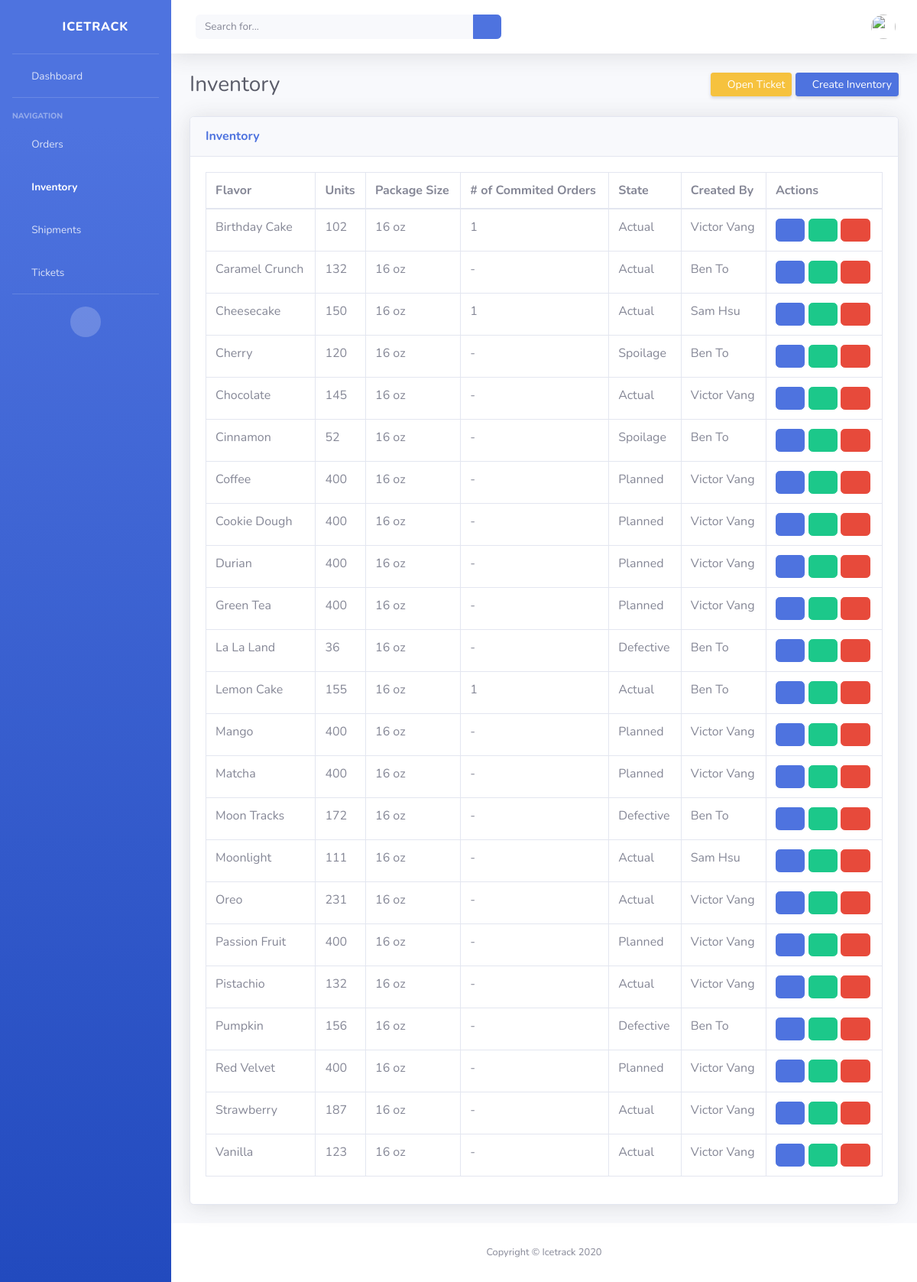
Screenshot of /inventory/ with the database file from the repository.
### icetrack/models.py (models this page shows, shortened)
class Inventory(models.Model):
    STATE_CHOICES = [
        ('Actual', 'Actual'),
        ('Planned', 'Planned'),
        ('Spoilage', 'Spoilage'),
        ('Defective', 'Defective'),
    ]
    item_name = models.CharField(max_length=50, null=True)
    quantity = models.IntegerField(default='0', blank=True, null=True)
    package_size = models.IntegerField(default='0', blank=True, null=True)
    state = models.CharField(max_length=10, choices=STATE_CHOICES, default='Planned')
    received_quantity = models.IntegerField(default='0', blank=True, null=True)
    received_by = models.CharField(max_length=50, blank=True, null=True)
    num_orders = models.IntegerField(default='0', blank=True, null=True)
    sold_quantity = models.IntegerField(default='0', blank=True, null=True)
    sold_by = models.CharField(max_length=50, blank=True, null=True)
    sold_to = models.CharField(max_length=50, blank=True, null=True)
    created_by = models.CharField(max_length=50, blank=True, null=True, default='Administrator')
    reorder_level = models.IntegerField(default='0', blank=True, null=True)
    date_created = models.DateTimeField(auto_now_add=True, auto_now=False)
    last_updated = models.DateTimeField(auto_now_add=False, auto_now=True)
    export_to_CSV = models.BooleanField(default=False)

### icetrack/views.py (the view)
# urls.py: path('inventory/', InventoryPageView.as_view(), name="inventory"),
class InventoryPageView(ListView):
    model = Inventory
    template_name = 'inventory.html'
    context_object_name = 'all_inventory_list'

### templates/inventory.html (shortened to what this page needs)
{% extends 'base_authenticated.html' %}
{% block content%}
<div class="container-fluid">
    <div class="d-sm-flex align-items-center justify-content-between mb-4">
        <h1 class="h3 mb-0 text-gray-800">Inventory</h1>
        <div>
            <a href="{% url 'create_ticket' %}" class="d-none d-sm-inline-block btn btn-sm btn-warning shadow-sm"><i class="fas fa-flag fa-sm text-white-50"></i> Open Ticket</a>
            <a href="{% url 'create_inventory' %}" class="d-none d-sm-inline-block btn btn-sm btn-primary shadow-sm"><i class="fas fa-plus fa-sm text-white-50"></i> Create Inventory</a>
        </div>
    </div>
    <div class="card shadow mb-4">
        <div class="card-header py-3">
            <h6 class="m-0 font-weight-bold text-primary">Inventory</h6>
        </div>
        <div class="card-body">
            <div class="table-responsive">
                <table class="table table-bordered" id="dataTable" width="100%" cellspacing="0">
                    <thead>
                        <tr>
                            <th>Flavor</th>
                            <th>Units</th>
                            <th>Package Size</th>
                            <th># of Commited Orders</th>
                            <th>State</th>
                            <th>Created By</th>
                            <th>Actions</th>
                        </tr>
                    </thead>
                    <tbody>
                        {% for inventory in all_inventory_list %}
                            <tr>
                                <td>{{ inventory.item_name }}</td>
                                <td>
                                    {% if inventory.quantity == 0 or inventory.quantity is None %}
                                        -
                                    {% else %}
                                        {{ inventory.quantity }}
                                    {% endif %}
                                </td>
                                <td>
                                    {% if inventory.package_size == 0 or inventory.package_size is None %}
                                        -
                                    {% else %}
                                        {{ inventory.package_size }} oz
                                    {% endif %}
                                </td>
                                <td>
                                    {% if inventory.num_orders == 0 or inventory.num_orders is None %}
                                        -
                                    {% else %}
                                        {{ inventory.num_orders }}
                                    {% endif %}
                                </td>
                                <td>{{ inventory.state }}</td>
                                <td>{{ inventory.created_by }}</td>
                                <td>
                                    <a class="btn btn-primary" href="{% url 'inventory_detail' inventory.id %}"><i class="far fa-eye"></i></a>
                                    <a class="btn btn-success" href="{% url 'update_inventory' inventory.id %}"><i class="fas fa-edit"></i></a>
                                    <a class="btn btn-danger" href="{% url 'delete_inventory' inventory.id %}"><i class="far fa-trash-alt"></i></a>
                                </td>
                            </tr>
                        {% endfor %}
                    </tbody>
                </table>
            </div>
        </div>
    </div>
</div>
{% endblock content %}

### rows the page displays
Inventory: item_name "Birthday Cake", quantity "102", package_size "16", num_orders "1", state "Actual", created_by "Victor Vang"
Inventory: item_name "Caramel Crunch", quantity "132", package_size "16", state "Actual", created_by "Ben To"
Inventory: item_name "Cheesecake", quantity "150", package_size "16", num_orders "1", state "Actual", created_by "Sam Hsu"
Inventory: item_name "Cherry", quantity "120", package_size "16", state "Spoilage", created_by "Ben To"
Inventory: item_name "Chocolate", quantity "145", package_size "16", state "Actual", created_by "Victor Vang"
Inventory: item_name "Cinnamon", quantity "52", package_size "16", state "Spoilage", created_by "Ben To"
Inventory: item_name "Coffee", quantity "400", package_size "16", state "Planned", created_by "Victor Vang"
Inventory: item_name "Cookie Dough", quantity "400", package_size "16", state "Planned", created_by "Victor Vang"
Inventory: item_name "Durian", quantity "400", package_size "16", state "Planned", created_by "Victor Vang"
Inventory: item_name "Green Tea", quantity "400", package_size "16", state "Planned", created_by "Victor Vang"
Inventory: item_name "La La Land", quantity "36", package_size "16", state "Defective", created_by "Ben To"
Inventory: item_name "Lemon Cake", quantity "155", package_size "16", num_orders "1", state "Actual", created_by "Ben To"
Inventory: item_name "Mango", quantity "400", package_size "16", state "Planned", created_by "Victor Vang"
Inventory: item_name "Matcha", quantity "400", package_size "16", state "Planned", created_by "Victor Vang"
Inventory: item_name "Moon Tracks", quantity "172", package_size "16", state "Defective", created_by "Ben To"
Inventory: item_name "Moonlight", quantity "111", package_size "16", state "Actual", created_by "Sam Hsu"
Inventory: item_name "Oreo", quantity "231", package_size "16", state "Actual", created_by "Victor Vang"
Inventory: item_name "Passion Fruit", quantity "400", package_size "16", state "Planned", created_by "Victor Vang"
Inventory: item_name "Pistachio", quantity "132", package_size "16", state "Actual", created_by "Victor Vang"
Inventory: item_name "Pumpkin", quantity "156", package_size "16", state "Defective", created_by "Ben To"
Inventory: item_name "Red Velvet", quantity "400", package_size "16", state "Planned", created_by "Victor Vang"
Inventory: item_name "Strawberry", quantity "187", package_size "16", state "Actual", created_by "Victor Vang"
Inventory: item_name "Vanilla", quantity "123", package_size "16", state "Actual", created_by "Victor Vang"
